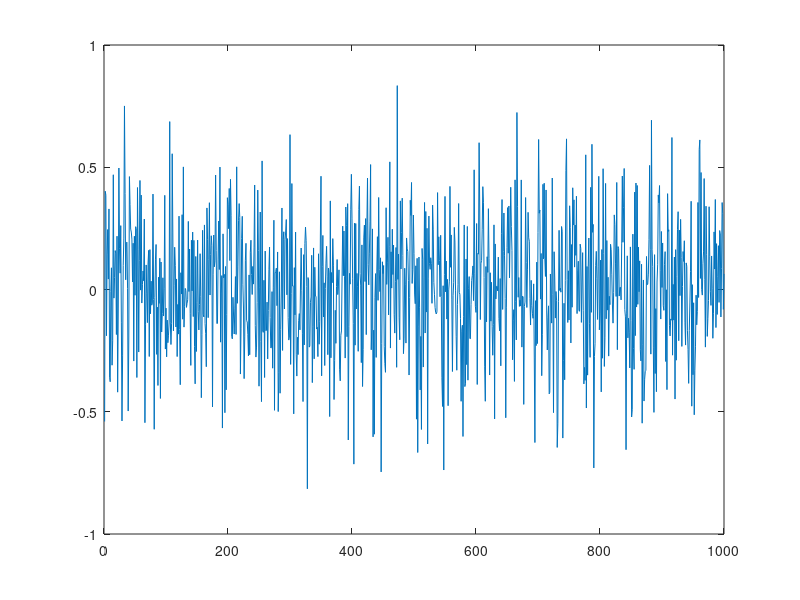

This figure's MATLAB source:
clear;
clc;
Ebno = 12;
SNR = 10^(Ebno/10);
sgma = 1/sqrt(SNR);
inoise = randn(1,1000).*sgma;
upper = max(inoise);
lower = min(inoise);
plot(inoise);